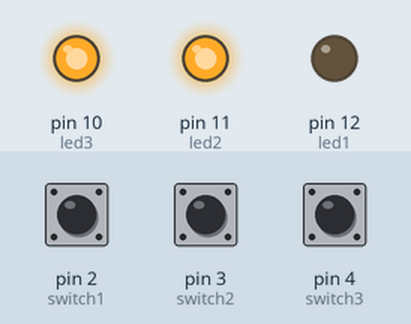
Simulated run of this sketch. Board: Arduino Uno, built with avr-gcc and run on an emulated ATmega328P. On the bench: output pins drawn as LEDs (lit = HIGH). The inputs (shaded band) are chosen by the test bench; at power-on: pin 2 (switch1) LOW, pin 3 (switch2) HIGH, pin 4 (switch3) HIGH.

Above: at 1.2 s.
1.3 s: pin 2 (switch1) pulled HIGH for 0.15 s
At 1.37 s:
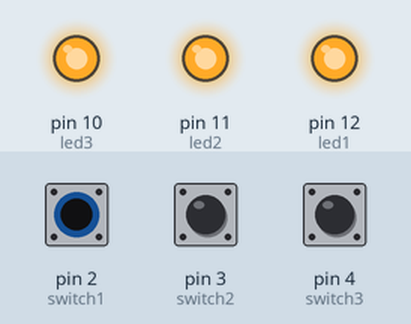
2.9 s: pin 3 (switch2) pulled LOW for 0.15 s
At 2.97 s:
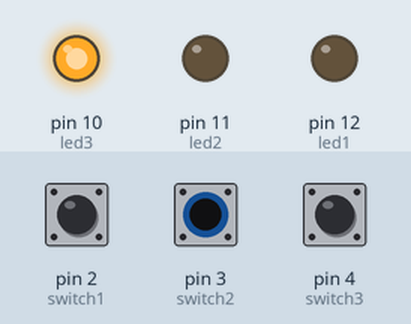
4.5 s: pin 4 (switch3) pulled LOW for 0.15 s
At 4.57 s:
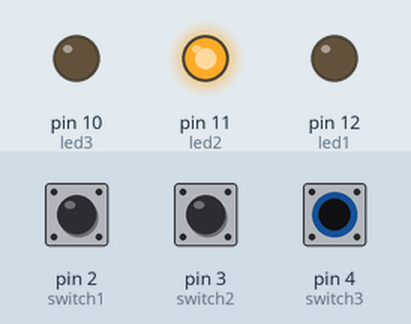
6.1 s: pin 4 (switch3) pulled LOW for 3.2 s
At 10.3 s:
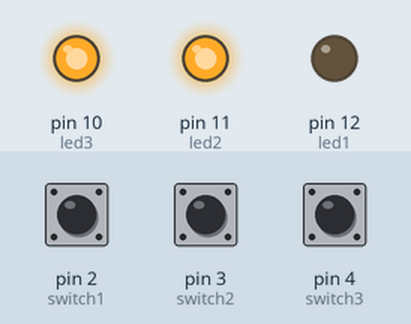
10.8 s: pin 2 (switch1) pulled HIGH for 3.2 s
At 11.4 s:
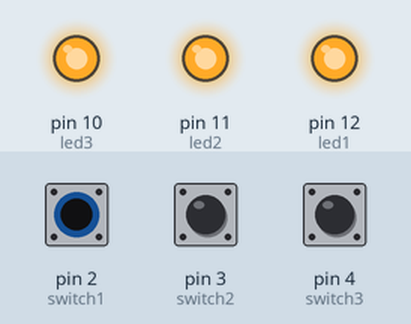
15.5 s: pin 2 (switch1) driven HIGH and pin 3 (switch2) driven LOW
At 16.2 s:
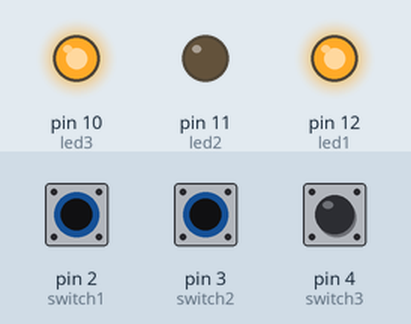
Timing chart, 0 to 18.0 s (numbered marks = the images above; inputs shaded):
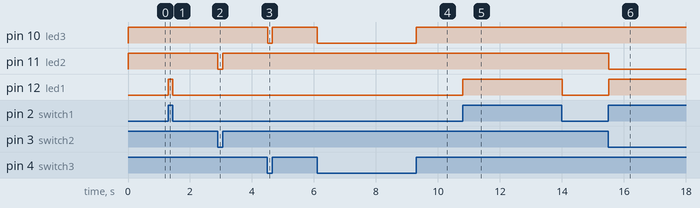

Measured:
- after the input at 1.3 s, pin 12 (led1): LOW → HIGH at once, → LOW 0.15 s later
- after the input at 2.9 s, pin 11 (led2): HIGH → LOW at once, → HIGH 0.15 s later
- after the input at 4.5 s, pin 10 (led3): HIGH → LOW at once, → HIGH 0.15 s later
- after the input at 6.1 s, pin 10 (led3): HIGH → LOW at once, → HIGH 3.2 s later
- after the input at 10.8 s, pin 12 (led1): LOW → HIGH at once, → LOW 3.2 s later
- after the input at 15.5 s, pin 11 (led2): HIGH → LOW at once; pin 12 (led1): LOW → HIGH at once

The sketch:

day-4.ino
```cpp
const int led1 = 12;
const int switch1 = 2;

const int led2 = 11;
const int switch2 = 3;

const int led3 = 10;
const int switch3 = 4;

void setup()
{
    pinMode(led1, OUTPUT);
    pinMode(led2, OUTPUT);
    pinMode(led3, OUTPUT);

    pinMode(switch1, INPUT);
    pinMode(switch2, INPUT);
    pinMode(switch3, INPUT);
}

void loop()
{
    // 3 equivalent ways of doing the same thing.
    // Which is the best compromise between ease of understanding & repetition / wordiness?!

    if (digitalRead(switch1) == HIGH)
    {
        digitalWrite(led1, HIGH);
    }
    else
    {
        digitalWrite(led1, LOW);
    }

    const int s2 = digitalRead(switch2);
    digitalWrite(led2, s2);

    digitalWrite(led3, digitalRead(switch3));
}
```
